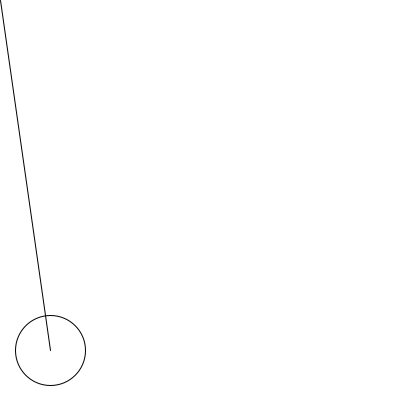
Frame 1 (no input)
Frame 60 (the mouse pressed at the canvas centre just before this capture): identical to frame 1, image omitted
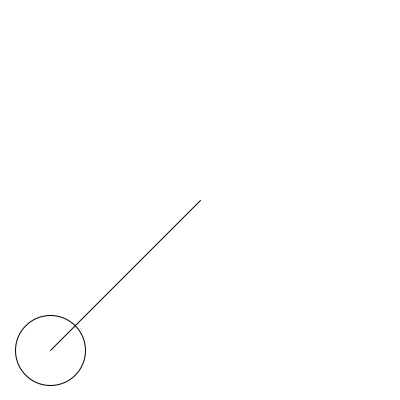
Frame 120 (the mouse held since frame 60 and released just before this capture)

The Processing sketch that drew these frames (run headless with seeded random() and noise(); from frame 60 on, the mouse is pressed at the canvas centre):

// Processing sketch: ej06a_condicionales_if_botones
// ── ej06a_condicionales_if_botones.pde

// botones circulares y (si llego) cuadrados

int x, y, d;
color bg;
float distancia, radio;
int colorBtn;

void setup() {
  size(400, 400 );  

  x = 50;
  y = 350;
  d = 70;

  bg = color( 255 );
}

void draw() {
  background( bg );
  distancia = dist(x, y, mouseX, mouseY);
  radio = d / 2;

  //color_boton = mouseOver
  if ( distancia < radio ) {
    //fill( 180 );
    colorBtn = 180;
    if ( mousePressed ) {
      colorBtn = 20;
    }
  } else {
    //fill( 255 );
    colorBtn = 255;
  }

  //boton
  fill( colorBtn );
  circle( x, y, d );
  //referencia
  line( x, y, mouseX, mouseY );
}

void mousePressed() {  //CUANDO presiono mouse
  //color_fondo = presionar el boton
  if ( distancia < radio ) {  //CUANDO estoy dentro del circulo
    bg = color( random(255), random(255), random(255) );
    //colorBtn = 20;
  }
}
